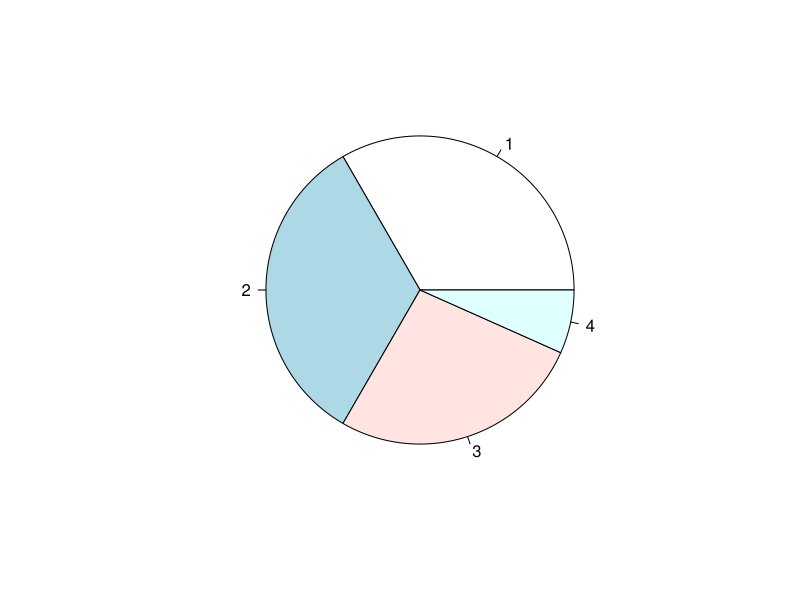

The R source for this figure:
#mean Weighted

wt = c(5,  5,  4,  1 )
rwt = wt/ sum(wt)
pie(rwt)
rwt  # relative weight of each subject
x = c(3.7,3.3,3.5,2.8)  #marks of subject
(xm = weighted.mean(x, rwt)) # Grade Point Average

(xm2 = sum(x * rwt))
